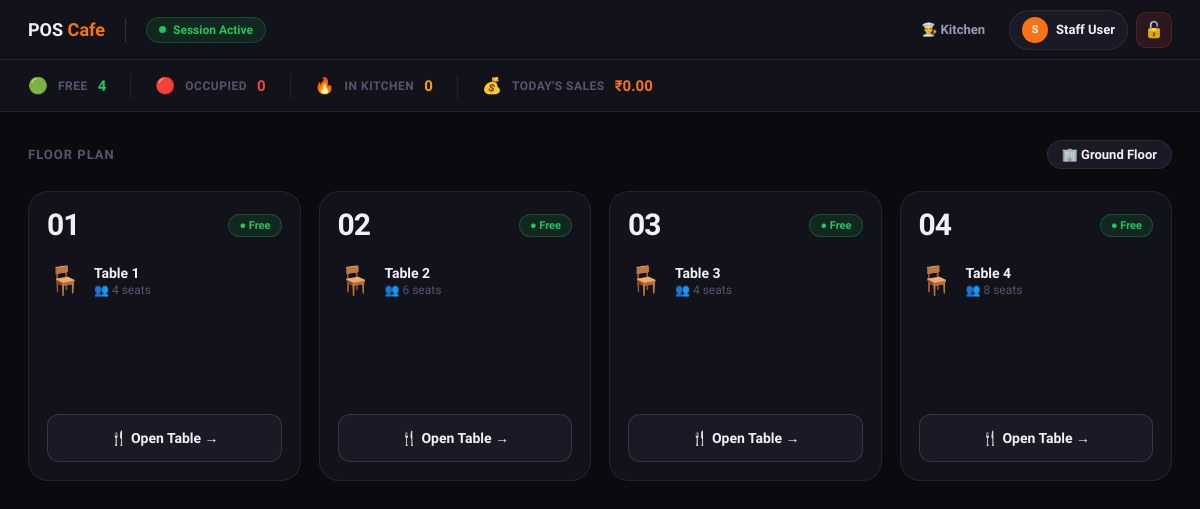
Screenshot of /pos/index.php (signed in) with the database file from the repository.
### tables this page shows
CREATE TABLE `restaurant_tables` (
  `id` int(11) NOT NULL AUTO_INCREMENT,
  `table_number` varchar(20) NOT NULL UNIQUE,
  `qr_token` varchar(32) DEFAULT NULL UNIQUE,
  `seats` int(11) NOT NULL,
  `status` enum('free','occupied') DEFAULT 'free',
  `active` enum('yes','no') DEFAULT 'yes',
  `occupied_since` timestamp NULL,
  `created_at` timestamp NOT NULL DEFAULT CURRENT_TIMESTAMP,
  PRIMARY KEY (`id`)
);

### pos/index.php (the view, shortened to what this page needs)
<?php
include("../config/db.php");
$tables_q = mysqli_query($conn, "
    SELECT
        rt.*,
        COALESCE(SUM(CASE WHEN o.status NOT IN ('paid') THEN o.total_amount END), 0) AS pending_total,
        COUNT(CASE WHEN o.status NOT IN ('paid') THEN 1 END)                          AS order_count,
        MIN(CASE WHEN o.status NOT IN ('paid') THEN o.id END)                         AS first_order_id
    FROM restaurant_tables rt
    LEFT JOIN orders o ON o.table_id = rt.id AND o.status NOT IN ('paid')
    WHERE rt.active = 'yes'
    GROUP BY rt.id
    ORDER BY rt.id ASC
");
$user_name      = htmlspecialchars($_SESSION['user_name']);
$free_count     = mysqli_fetch_assoc(mysqli_query($conn, "SELECT COUNT(*) t FROM restaurant_tables WHERE active='yes' AND status='free'"))['t'];
$occupied_count = mysqli_fetch_assoc(mysqli_query($conn, "SELECT COUNT(*) t FROM restaurant_tables WHERE active='yes' AND status='occupied'"))['t'];
$kitchen_active = mysqli_fetch_assoc(mysqli_query($conn, "SELECT COUNT(*) t FROM orders WHERE status IN ('to_cook','preparing')"))['t'];
$today_sales    = mysqli_fetch_assoc(mysqli_query($conn, "SELECT COALESCE(SUM(total_amount),0) total FROM orders WHERE status='paid' AND DATE(created_at)=CURDATE()"))['total'];
?>
<!DOCTYPE html>
<html lang="en">
<head>
</head>
<body>
<div class="topbar">
  <div class="topbar-left">
    <div class="logo">POS <span>Cafe</span></div>
    <div class="session-badge"><div class="session-dot"></div>Session Active</div>
  </div>
  <div class="topbar-right">
    <a class="nav-btn" href="../kitchen/kitchen.php">
      👨‍🍳 Kitchen
    </a>
    <div class="user-chip">
      <div class="avatar"><?php echo strtoupper(substr($_SESSION['user_name'],0,1)); ?></div>
      <?php echo $user_name; ?>
    </div>
    <a class="icon-btn logout-btn" href="../auth/logout.php" title="Logout">🔓</a>
  </div>
</div>
<div class="stats-bar">
  <div class="stat"><span>🟢</span><span class="stat-label">Free</span><span class="stat-val green"><?php echo $free_count; ?></span></div>
  <div class="stat"><span>🔴</span><span class="stat-label">Occupied</span><span class="stat-val red"><?php echo $occupied_count; ?></span></div>
  <div class="stat"><span>🔥</span><span class="stat-label">In Kitchen</span><span class="stat-val amber"><?php echo $kitchen_active; ?></span></div>
  <div class="stat"><span>💰</span><span class="stat-label">Today's Sales</span><span class="stat-val orange">₹<?php echo number_format($today_sales,2); ?></span></div>
</div>
<div class="main">
  <div class="floor-header">
    <div class="floor-title">Floor Plan</div>
    <div class="floor-name">🏢 Ground Floor</div>
  </div>
  <?php if (mysqli_num_rows($tables_q) > 0): ?>
  <div class="table-grid">
    <?php while ($row = mysqli_fetch_assoc($tables_q)):
      $occ         = ($row['status'] === 'occupied');
      $num         = preg_replace('/[^0-9]/', '', $row['table_number']);
      $pad_num     = str_pad($num ?: '?', 2, '0', STR_PAD_LEFT);
      $pending     = floatval($row['pending_total']);
      $order_count = intval($row['order_count']);
      $elapsed = 0;
    ?>
    <div class="table-card <?php echo $occ ? 'occupied' : ''; ?>">
      <div class="tc-head">
        <div class="tc-num"><?php echo $pad_num; ?></div>
        <div class="tc-status <?php echo $occ ? 'status-occupied' : 'status-free'; ?>">
          <?php echo $occ ? '● Occupied' : '● Free'; ?>
        </div>
      </div>
      <div class="tc-mid">
        <div class="tc-icon"><?php echo $occ ? '🍽️' : '🪑'; ?></div>
        <div>
          <div class="tc-name"><?php echo htmlspecialchars($row['table_number']); ?></div>
          <div class="tc-seats">👥 <?php echo $row['seats']; ?> seats</div>
        </div>
      </div>
      <?php if ($occ): ?>
        <!-- <div class="tc-timer">
          <span>⏱️</span>
          <span class="tc-timer-label">Occupied for</span>
          <span class="tc-timer-val" id="tmr-<?php echo $row['id']; ?>" data-secs="<?php echo $elapsed; ?>">
          </span>
        </div> -->
        <?php if ($pending > 0): ?>
        <div class="tc-amount">
          <span class="tc-amount-label">
            💰 Pending Bill<?php if($order_count>1): ?> (<?php echo $order_count; ?> orders)<?php endif; ?>
          </span>
          <span class="tc-amount-val">₹<?php echo number_format($pending,2); ?></span>
        </div>
        <?php endif; ?>
        <div class="tc-actions">
          <a class="tc-open-btn" href="order.php?table_id=<?php echo $row['id']; ?>">
            ➕ Add Items →
          </a>
          <?php if ($pending > 0): ?>
          <a class="tc-pay-btn" href="table_bill.php?table_id=<?php echo $row['id']; ?>">
            💳 Pay ₹<?php echo number_format($pending,2); ?>
          </a>
          <?php endif; ?>
          <button class="tc-free-btn"
                  onclick="confirmFree(<?php echo $row['id']; ?>, '<?php echo addslashes($row['table_number']); ?>')">
            🔓 Mark as Free
          </button>
        </div>
      <?php else: ?>
        <div class="tc-actions">
          <a class="tc-open-btn" href="order.php?table_id=<?php echo $row['id']; ?>">
            🍴 Open Table →
          </a>
        </div>
      <?php endif; ?>
    </div>
    <?php endwhile; ?>
  </div>
  <?php endif; ?>
</div>
</body>
</html>

### rows the page displays
restaurant_tables: table_number "01", status "● Free", table_number "Table 1", seats "4"
restaurant_tables: table_number "02", status "● Free", table_number "Table 2", seats "6"
restaurant_tables: table_number "03", status "● Free", table_number "Table 3", seats "4"
restaurant_tables: table_number "04", status "● Free", table_number "Table 4", seats "8"

### other values shown
substr($_SESSION['user_name'],0,1) "S"
$user_name "Staff User"
$free_count "4"
$occupied_count "0"
$kitchen_active "0"
$today_sales "0.00"
